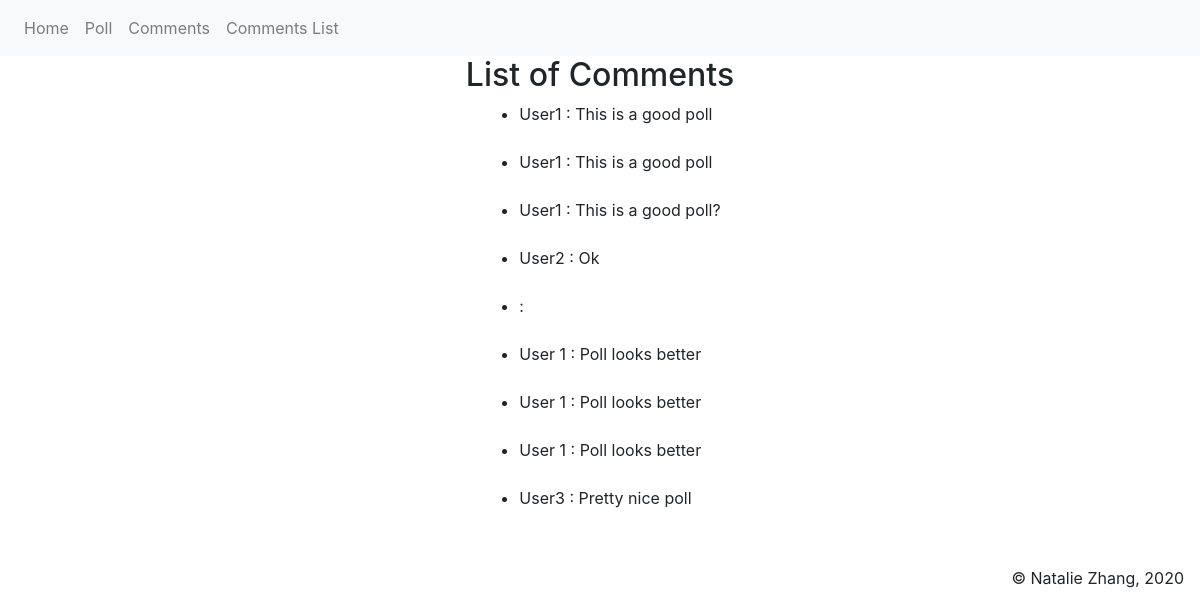
The page /polls/comments/list on the database its author committed.
### polls/models.py (models this page shows, shortened)
class Comments(models.Model):
    name = models.TextField(max_length=20)
    comment_text = models.TextField(max_length=2000)

### polls/views.py (the view)
# urls.py: path('comments/', views.CommentsView.as_view(), name='comments'),
def comments(request):
    comments_list = Comments.objects.all()
    context = {'comments_list': comments_list}
    if request.POST.get('name') is not None:
        name = request.POST.get("name")
        comment_text = request.POST.get("comment_text")
        comment = Comments(name=name, comment_text=comment_text)
        comment.save()
    return render(request, "polls/comments/list.html", context)

### polls/templates/polls/comments/list.html (shortened to what this page needs)
{% extends "polls/base.html" %}
{% load bootstrap4 %}
{% block title %}
<div style="text-align: center;">
    <h2>List of Comments</h2>
</div>
{% endblock %}
{% block content %}
<div class="pagination justify-content-center">
    <ul text-align="center">
        {% for comment in comments_list %}
        <li>{{ comment.name }} : {{comment.comment_text}}</li>
        <br>
    {% endfor %}
    </ul>
</div>
{% endblock %}

### polls/templates/polls/base.html (shortened to what this page needs)
{% load bootstrap4 %}
{% bootstrap_css %}
<header>
    <nav class="navbar navbar-expand-lg navbar-light bg-light">
    <div>
      <ul class="navbar-nav">
        <li class="nav-item">
          <a class="nav-link" href="/polls">Home</a>
        </li>
        <li class="nav-item">
          <a class="nav-link" href="/polls/1/vote">Poll</a>
        </li>
        <li class="nav-item">
          <a class="nav-link" href="/polls/comments">Comments</a>
        </li>
          <li class="nav-item">
              <a class="nav-link" href="/polls/comments/list">Comments List</a>
        </li>
      </ul>
    </div>
  </nav>
</header>
{% block title %}
{% endblock %}
{% block content %}
{% endblock %}
<footer>
<div class= "navbar navbar-inverse navbar-static-bottom" role="navigation">
    <div class="navbar-text pull-left">
    &copy; Natalie Zhang, 2020
    </div>
</div>
</footer>

### rows shown on the page
Comments: name "User1", comment_text "This is a good poll"
Comments: name "User1", comment_text "This is a good poll"
Comments: name "User1", comment_text "This is a good poll?"
Comments: name "User2", comment_text "Ok"
Comments: name "User 1", comment_text "Poll looks better"
Comments: name "User 1", comment_text "Poll looks better"
Comments: name "User 1", comment_text "Poll looks better"
Comments: name "User3", comment_text "Pretty nice poll"
